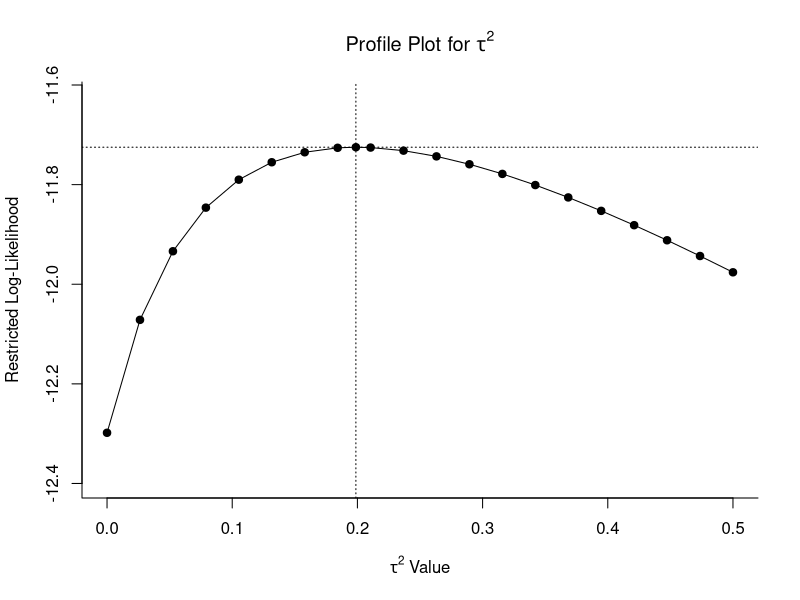
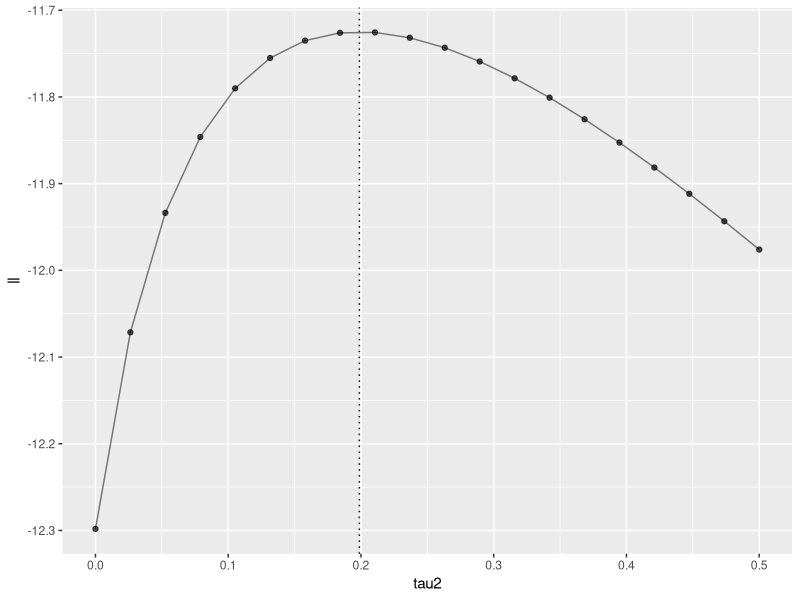

The R script that drew these images, in order:
## ---- chunk 1
knitr::opts_chunk$set(echo = TRUE)
## ---- chunk 2
# packages used in this post
library(tidyverse)
library(metafor)

## ---- chunk 3
example_1_data <- tibble(
  yi = c(-0.47,-1.56, 0.18, 0.88, 0.74, 0.89,-0.05, 0.52, 2.08, 0.81),
  vi = c(0.663, 0.660, 0.125, 0.068, 0.971, 0.094, 0.509, 0.887, 0.704, 0.556)
)

ex_1_rma <- rma(yi = yi, vi = vi, data = example_1_data)

# capture itertions of the algorith on these data
example_1_iterations <-
  # interesting bit of base here
  capture.output(try(rma(yi = yi, vi = vi,
                         data = example_1_data,
                         verbose=TRUE, # captures tau2 value at iteration 
                         digits=5))) # precision of tau2 value

# red dots
ex_1_plot_data <- tibble(
tau_sq = example_1_iterations[str_detect(example_1_iterations, "Iteration")] %>% 
  str_split(pattern = " = ") %>% 
  map(2)  %>% as.numeric()
) %>% 
  mutate(
    rll = map_dbl(tau_sq, 
                  .f = function(x) {
                    logLik(rma(yi = yi, vi = vi, data = example_1_data, tau2=x))
                  })
  )

# new function for me, this is
# need to look into what it does
profile_rma_ex_1 <- profile(ex_1_rma, xlim = c(0, 0.5))


# create underlying plot
tibble(
  tau2 = profile_rma_ex_1 %>% pluck("tau2"),
  ll = profile_rma_ex_1 %>% pluck("ll")
  
) %>% 
  ggplot(aes(x = tau2, y = ll)) +
  geom_vline(xintercept = ex_1_rma$tau2, linetype = "dotted") +
  geom_line(colour = "black", alpha = 0.5) +
  geom_point(colour = "black", alpha = 0.7)

# animation layers
